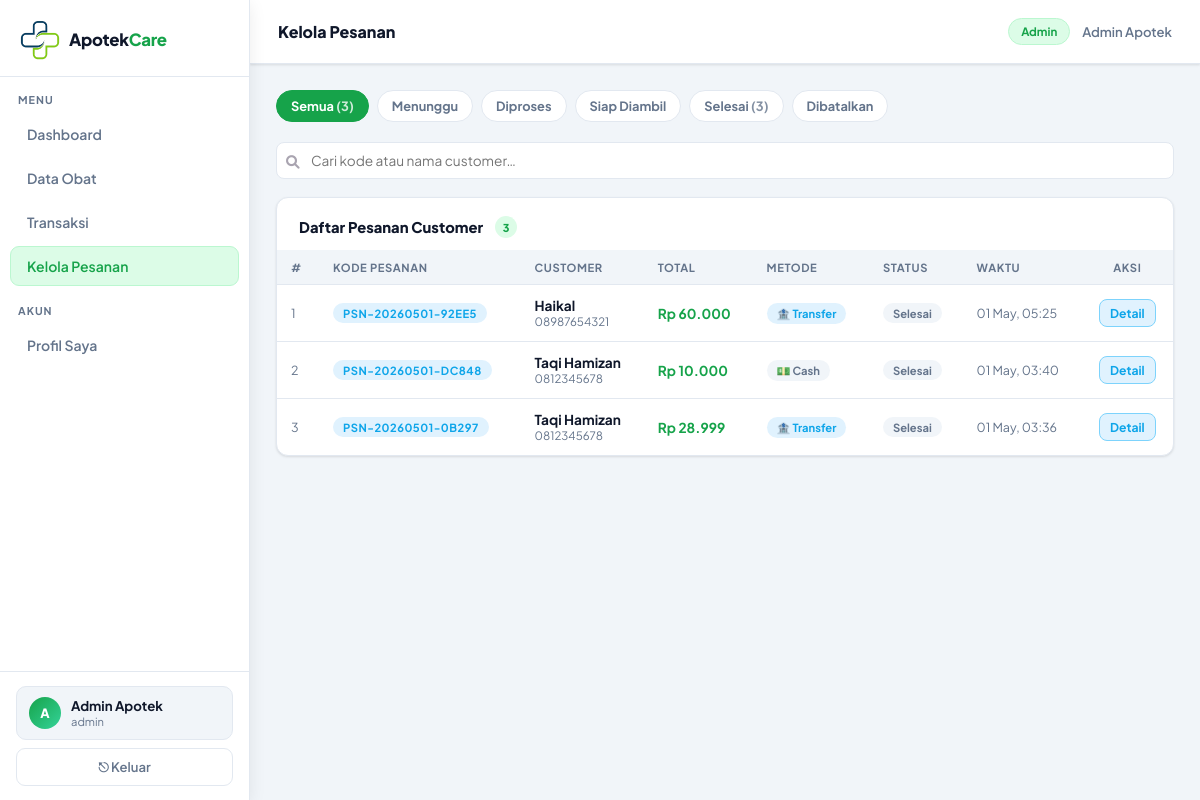
Page /apotek/pesanan_admin.php (signed in) on the committed database.
### tables this page shows
CREATE TABLE `pesanan` (
  `id` int NOT NULL,
  `kode_pesanan` varchar(30) NOT NULL,
  `user_id` int NOT NULL,
  `metode_bayar` enum('transfer','cash') NOT NULL DEFAULT 'cash',
  `status` enum('menunggu','diproses','siap_diambil','selesai','dibatalkan') DEFAULT 'menunggu',
  `total_harga` decimal(14,2) NOT NULL DEFAULT '0.00',
  `catatan` text,
  `bukti_transfer` varchar(255) DEFAULT NULL,
  `created_at` timestamp NULL DEFAULT CURRENT_TIMESTAMP,
  `updated_at` timestamp NULL DEFAULT CURRENT_TIMESTAMP ON UPDATE CURRENT_TIMESTAMP
);

CREATE TABLE `users` (
  `id` int NOT NULL,
  `nama` varchar(100) NOT NULL,
  `email` varchar(150) NOT NULL,
  `no_hp` varchar(20) DEFAULT NULL,
  `password` varchar(255) NOT NULL,
  `role` enum('admin','apoteker','customer') DEFAULT 'apoteker',
  `created_at` timestamp NULL DEFAULT CURRENT_TIMESTAMP
);

### apotek/pesanan_admin.php (the view, shortened to what this page needs)
<?php
require_once '../config/db.php';
require_once '../includes/layout.php';
$filterStatus = $_GET['status'] ?? '';
$search       = trim($_GET['q'] ?? '');
$where = ['1=1']; $params = [];
$stmt = $pdo->prepare("SELECT p.*, u.nama as nama_customer, u.no_hp
    FROM pesanan p LEFT JOIN users u ON p.user_id=u.id
    WHERE ".implode(' AND ',$where)."
    ORDER BY FIELD(p.status,'menunggu','diproses','siap_diambil','selesai','dibatalkan'), p.created_at DESC");
$stmt->execute($params);
$pesananList = $stmt->fetchAll();
$statusOpt = [
    'menunggu'     => ['label'=>'Menunggu',     'cls'=>'b-amber'],
    'diproses'     => ['label'=>'Diproses',     'cls'=>'b-blue'],
    'siap_diambil' => ['label'=>'Siap Diambil', 'cls'=>'b-green'],
    'selesai'      => ['label'=>'Selesai',      'cls'=>'b-gray'],
    'dibatalkan'   => ['label'=>'Dibatalkan',   'cls'=>'b-red'],
];
$counts = $pdo->query("SELECT status, COUNT(*) as c FROM pesanan GROUP BY status")->fetchAll(PDO::FETCH_KEY_PAIR);
?>
<link rel="stylesheet" href="https://cdnjs.cloudflare.com/ajax/libs/font-awesome/6.0.0/css/all.min.css">
<div style="display:flex;gap:8px;flex-wrap:wrap;margin-bottom:20px">
    <?php
    $tabs=[''=> 'Semua','menunggu'=>' Menunggu ', 'diproses'=>' Diproses','siap_diambil'=>' Siap Diambil','selesai'=>' Selesai','dibatalkan'=>' Dibatalkan'];
    foreach($tabs as $val=>$label):
        $cnt = $val===''?array_sum($counts):($counts[$val]??0);
        $active = $filterStatus===$val;
    ?>
    <a href="pesanan_admin.php?status=<?= $val ?><?= $search?"&q=$search":'' ?>"
        style="padding:7px 14px;border-radius:99px;font-size:.8rem;font-weight:700;border:1.5px solid <?= $active?'var(--green)':'var(--border)' ?>;background:<?= $active?'var(--green)':'var(--white)' ?>;color:<?= $active?'#fff':'var(--muted)' ?>;text-decoration:none;transition:all .2s">
        <?= $label ?> <?php if($cnt>0): ?><span style="opacity:.8">(<?= $cnt ?>)</span><?php endif; ?>
    </a>
    <?php endforeach; ?>
</div>
<div class="toolbar">
    <div class="search-box">
        <span class="search-icon"><i class="fas fa-search" style="color: #a9a4b0"></i></span>
        <input type="text" id="sInput" placeholder="Cari kode atau nama customer…"
            value="<?= htmlspecialchars($search) ?>" onkeyup="liveSearch('sInput','tPes')"/>
    </div>
</div>
<div class="card" style="padding:0;overflow:hidden">
    <div style="padding:18px 22px 0">
        <div class="card-title" style="margin:0"> Daftar Pesanan Customer <span class="pill"><?= count($pesananList) ?></span></div>
    </div>
    <div class="table-wrap" style="padding:12px 0 0">
        <table id="tPes">
        <thead>
            <tr><th>#</th><th>Kode Pesanan</th><th>Customer</th><th>Total</th><th>Metode</th><th>Status</th><th>Waktu</th><th style="text-align:center">Aksi</th></tr>
        </thead>
        <tbody>
        <?php if(empty($pesananList)): ?>
            <tr><td colspan="8"><div class="empty"><div class="ei">📭</div><p>Tidak ada pesanan</p></div></td></tr>
        <?php else: ?>
        <?php foreach($pesananList as $i=>$p): $st=$statusOpt[$p['status']]??['label'=>$p['status'],'cls'=>'b-gray']; ?>
            <tr>
            <td style="color:var(--muted);font-size:.78rem"><?= $i+1 ?></td>
            <td>
                <span class="badge b-blue" style="letter-spacing:.5px"><?= htmlspecialchars($p['kode_pesanan']) ?></span>
            </td>
            <td>
                <div style="font-weight:700"><?= htmlspecialchars($p['nama_customer']??'—') ?></div>
                <div style="font-size:.72rem;color:var(--muted)"><?= htmlspecialchars($p['no_hp']??'') ?></div>
            </td>
            <td style="font-weight:700;color:var(--green)">Rp <?= number_format($p['total_harga'],0,',','.') ?></td>
            <td>
                <span class="badge <?= $p['metode_bayar']==='transfer'?'b-blue':'b-gray' ?>">
                <?= $p['metode_bayar']==='transfer'?'🏦 Transfer':'💵 Cash' ?>
                </span>
            </td>
            <td><span class="badge <?= $st['cls'] ?>"><?= $st['label'] ?></span></td>
            <td style="font-size:.78rem;color:var(--muted)"><?= date('d M, H:i',strtotime($p['created_at'])) ?></td>
            <td style="text-align:center;white-space:nowrap">
                <button class="btn btn-blue btn-sm" onclick="lihatDetail(<?= $p['id'] ?>)">Detail</button>
            </td>
            </tr>
        <?php endforeach; ?>
        <?php endif; ?>
        </tbody>
        </table>
    </div>
</div>
<?php require_once '../includes/layout_end.php'; ?>

### includes/style.css (style rules this page uses)
*,*::before,*::after { box-sizing:border-box;margin:0;padding:0 }
:root { --green: #16a34a; --green-d: #15803d; --green-l: #dcfce7; --green-m: #bbf7d0; --blue: #0ea5e9; --blue-l: #e0f2fe; --amber: #d97706; --amber-l: #fef3c7; --red: #dc2626; --red-l: #fee2e2; --text: #0f172a; --text-s: #334155; --muted: #64748b; --border: #e2e8f0; --bg: #f1f5f9; --white: #ffffff; --sidebar-w: 250px; --topbar-h: 64px; --font: 'Plus Jakarta Sans', sans-serif; --rad: 12px; --trans: .18s ease; --shadow: 0 1px 3px rgba(0,0,0,.08), 0 1px 2px rgba(0,0,0,.04); --shadow-m: 0 4px 16px rgba(0,0,0,.08); }
body { font-family:var(--font);background:var(--bg);color:var(--text);display:flex;min-height:100vh }
a { text-decoration:none;color:inherit }
button { cursor:pointer;font-family:var(--font) }
.card { background:var(--white);border:1px solid var(--border); border-radius:var(--rad);padding:22px 24px; box-shadow:var(--shadow); }
.card-title { font-size:.92rem;font-weight:800;color:var(--text); margin-bottom:16px;display:flex;align-items:center;gap:8px;flex-wrap:wrap; }
.table-wrap { overflow-x:auto }
table { width:100%;border-collapse:collapse;font-size:.855rem }
thead th { background:var(--bg);padding:10px 14px; font-size:.7rem;font-weight:700;color:var(--muted); letter-spacing:.6px;text-transform:uppercase; border-bottom:1px solid var(--border);text-align:left; }
tbody tr { border-bottom:1px solid var(--border);transition:background var(--trans) }
tbody td { padding:12px 14px;vertical-align:middle }
tbody tr:last-child { border:none }
.badge { display:inline-flex;align-items:center;padding:3px 10px; border-radius:99px;font-size:.7rem;font-weight:700; }
.b-blue { background:var(--blue-l);color:var(--blue) }
.b-gray { background:#f1f5f9;color:var(--muted) }
.btn { display:inline-flex;align-items:center;gap:6px; padding:8px 16px;border-radius:8px;font-size:.82rem;font-weight:700; border:1.5px solid transparent;transition:all var(--trans);cursor:pointer; }
.btn-sm { padding:5px 10px;font-size:.76rem }
.btn-blue { background:var(--blue-l);color:var(--blue);border-color:#7dd3fc }
.toolbar { display:flex;align-items:center;gap:10px;margin-bottom:18px;flex-wrap:wrap }
.search-box { position:relative;flex:1;min-width:180px }
.search-box input { width:100%;padding:9px 13px 9px 34px; border:1.5px solid var(--border);border-radius:8px; font-family:var(--font);font-size:.855rem;color:var(--text); background:#fff;outline:none;transition:border-color var(--trans); }
.search-icon { position:absolute;left:10px;top:50%;transform:translateY(-50%);color:var(--muted);font-size:.85rem }
.pill { display:inline-flex;align-items:center;justify-content:center; min-width:22px;height:22px;padding:0 6px; border-radius:99px;font-size:.68rem;font-weight:800; background:var(--green-l);color:var(--green);margin-left:4px; }

### rows in the picture
pesanan: kode_pesanan "PSN-20260501-92EE5", user.nama "Haikal", user.no_hp "08987654321", total_harga "60.000", metode_bayar "🏦 Transfer", status "Selesai", created_at "01 May, 05:25"
pesanan: kode_pesanan "PSN-20260501-DC848", user.nama "Taqi Hamizan", user.no_hp "0812345678", total_harga "10.000", metode_bayar "💵 Cash", status "Selesai", created_at "01 May, 03:40"
pesanan: kode_pesanan "PSN-20260501-0B297", user.nama "Taqi Hamizan", user.no_hp "0812345678", total_harga "28.999", metode_bayar "🏦 Transfer", status "Selesai", created_at "01 May, 03:36"

### other values in the picture
substr($user['nama'],0,1) "A"
$user['nama'] "Admin Apotek"
$user['role'] "admin"
$pageTitle "Kelola Pesanan"
$user['role'] "Admin"
$label "Semua"
$cnt "3"
$label "Menunggu"
$label "Diproses"
$label "Siap Diambil"
$label "Selesai"
$label "Dibatalkan"
count($pesananList) "3"
